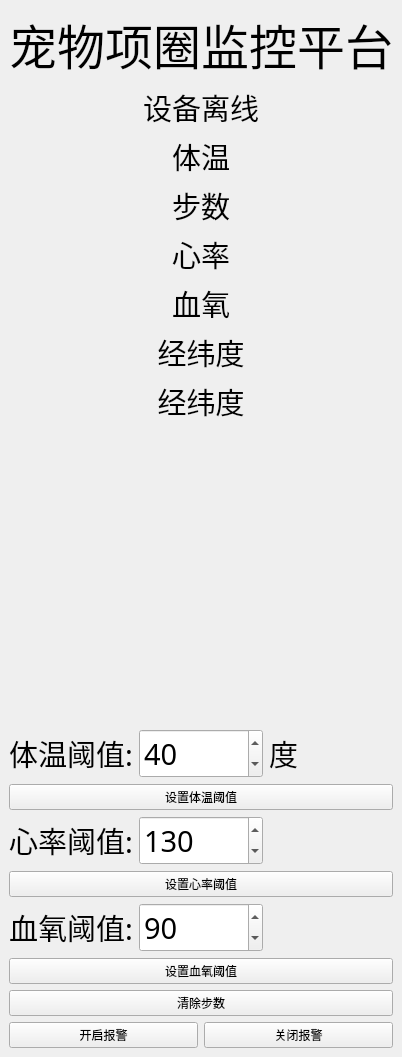
<?xml version="1.0" encoding="UTF-8"?>
<ui version="4.0">
 <class>MainWindow</class>
 <widget class="QMainWindow" name="MainWindow">
  <property name="geometry">
   <rect>
    <x>0</x>
    <y>0</y>
    <width>360</width>
    <height>634</height>
   </rect>
  </property>
  <property name="sizePolicy">
   <sizepolicy hsizetype="Expanding" vsizetype="Expanding">
    <horstretch>0</horstretch>
    <verstretch>0</verstretch>
   </sizepolicy>
  </property>
  <property name="maximumSize">
   <size>
    <width>16777215</width>
    <height>16777215</height>
   </size>
  </property>
  <property name="windowTitle">
   <string>MainWindow</string>
  </property>
  <widget class="QWidget" name="centralwidget">
   <layout class="QVBoxLayout" name="verticalLayout_5">
    <item>
     <layout class="QVBoxLayout" name="verticalLayout_4">
      <item>
       <widget class="QLabel" name="label">
        <property name="font">
         <font>
          <family>宋体</family>
          <pointsize>36</pointsize>
         </font>
        </property>
        <property name="text">
         <string>宠物项圈监控平台</string>
        </property>
        <property name="alignment">
         <set>Qt::AlignCenter</set>
        </property>
       </widget>
      </item>
     </layout>
    </item>
    <item>
     <layout class="QVBoxLayout" name="verticalLayout_6">
      <item>
       <widget class="QLabel" name="label_state">
        <property name="font">
         <font>
          <family>宋体</family>
          <pointsize>22</pointsize>
         </font>
        </property>
        <property name="text">
         <string>设备离线</string>
        </property>
        <property name="alignment">
         <set>Qt::AlignCenter</set>
        </property>
       </widget>
      </item>
     </layout>
    </item>
    <item>
     <layout class="QVBoxLayout" name="verticalLayout">
      <item>
       <widget class="QLabel" name="label_temp">
        <property name="font">
         <font>
          <family>宋体</family>
          <pointsize>22</pointsize>
         </font>
        </property>
        <property name="text">
         <string>体温</string>
        </property>
        <property name="alignment">
         <set>Qt::AlignCenter</set>
        </property>
       </widget>
      </item>
     </layout>
    </item>
    <item>
     <layout class="QHBoxLayout" name="horizontalLayout">
      <item>
       <widget class="QLabel" name="label_step_num">
        <property name="font">
         <font>
          <family>宋体</family>
          <pointsize>22</pointsize>
         </font>
        </property>
        <property name="text">
         <string>步数</string>
        </property>
        <property name="alignment">
         <set>Qt::AlignCenter</set>
        </property>
       </widget>
      </item>
     </layout>
    </item>
    <item>
     <layout class="QHBoxLayout" name="horizontalLayout_2">
      <item>
       <widget class="QLabel" name="label_heart">
        <property name="font">
         <font>
          <family>宋体</family>
          <pointsize>22</pointsize>
         </font>
        </property>
        <property name="text">
         <string>心率</string>
        </property>
        <property name="alignment">
         <set>Qt::AlignCenter</set>
        </property>
       </widget>
      </item>
     </layout>
    </item>
    <item>
     <layout class="QHBoxLayout" name="horizontalLayout_5">
      <item>
       <widget class="QLabel" name="label_spo2">
        <property name="font">
         <font>
          <family>宋体</family>
          <pointsize>22</pointsize>
         </font>
        </property>
        <property name="text">
         <string>血氧</string>
        </property>
        <property name="alignment">
         <set>Qt::AlignCenter</set>
        </property>
       </widget>
      </item>
     </layout>
    </item>
    <item>
     <layout class="QHBoxLayout" name="horizontalLayout_8">
      <item>
       <widget class="QLabel" name="label_lon">
        <property name="font">
         <font>
          <family>宋体</family>
          <pointsize>22</pointsize>
         </font>
        </property>
        <property name="text">
         <string>经纬度</string>
        </property>
        <property name="alignment">
         <set>Qt::AlignCenter</set>
        </property>
       </widget>
      </item>
     </layout>
    </item>
    <item>
     <layout class="QVBoxLayout" name="verticalLayout_3">
      <item>
       <widget class="QLabel" name="label_lat">
        <property name="font">
         <font>
          <family>宋体</family>
          <pointsize>22</pointsize>
         </font>
        </property>
        <property name="text">
         <string>经纬度</string>
        </property>
        <property name="alignment">
         <set>Qt::AlignCenter</set>
        </property>
       </widget>
      </item>
     </layout>
    </item>
    <item>
     <spacer name="verticalSpacer">
      <property name="orientation">
       <enum>Qt::Vertical</enum>
      </property>
      <property name="sizeType">
       <enum>QSizePolicy::Fixed</enum>
      </property>
      <property name="sizeHint" stdset="0">
       <size>
        <width>20</width>
        <height>300</height>
       </size>
      </property>
     </spacer>
    </item>
    <item>
     <layout class="QHBoxLayout" name="horizontalLayout_6">
      <item>
       <widget class="QLabel" name="label_2">
        <property name="font">
         <font>
          <family>宋体</family>
          <pointsize>22</pointsize>
         </font>
        </property>
        <property name="text">
         <string>体温阈值:</string>
        </property>
        <property name="alignment">
         <set>Qt::AlignRight|Qt::AlignTrailing|Qt::AlignVCenter</set>
        </property>
       </widget>
      </item>
      <item>
       <widget class="QSpinBox" name="spinBox_temp_thre">
        <property name="sizePolicy">
         <sizepolicy hsizetype="Minimum" vsizetype="Fixed">
          <horstretch>0</horstretch>
          <verstretch>0</verstretch>
         </sizepolicy>
        </property>
        <property name="font">
         <font>
          <family>宋体</family>
          <pointsize>22</pointsize>
         </font>
        </property>
        <property name="contextMenuPolicy">
         <enum>Qt::NoContextMenu</enum>
        </property>
        <property name="value">
         <number>40</number>
        </property>
       </widget>
      </item>
      <item>
       <widget class="QLabel" name="label_3">
        <property name="font">
         <font>
          <family>宋体</family>
          <pointsize>22</pointsize>
         </font>
        </property>
        <property name="text">
         <string>度</string>
        </property>
       </widget>
      </item>
     </layout>
    </item>
    <item>
     <layout class="QHBoxLayout" name="horizontalLayout_7">
      <item>
       <widget class="QPushButton" name="pushButton">
        <property name="text">
         <string>设置体温阈值</string>
        </property>
       </widget>
      </item>
     </layout>
    </item>
    <item>
     <layout class="QHBoxLayout" name="horizontalLayout_10">
      <item>
       <widget class="QLabel" name="label_5">
        <property name="font">
         <font>
          <family>宋体</family>
          <pointsize>22</pointsize>
         </font>
        </property>
        <property name="text">
         <string>心率阈值:</string>
        </property>
        <property name="alignment">
         <set>Qt::AlignRight|Qt::AlignTrailing|Qt::AlignVCenter</set>
        </property>
       </widget>
      </item>
      <item>
       <widget class="QSpinBox" name="spinBox_xinlv_thre">
        <property name="font">
         <font>
          <family>宋体</family>
          <pointsize>22</pointsize>
         </font>
        </property>
        <property name="maximum">
         <number>200</number>
        </property>
        <property name="value">
         <number>130</number>
        </property>
       </widget>
      </item>
      <item>
       <widget class="QLabel" name="label_4">
        <property name="text">
         <string/>
        </property>
       </widget>
      </item>
     </layout>
    </item>
    <item>
     <layout class="QHBoxLayout" name="horizontalLayout_9">
      <item>
       <widget class="QPushButton" name="pushButton_2">
        <property name="text">
         <string>设置心率阈值</string>
        </property>
       </widget>
      </item>
     </layout>
    </item>
    <item>
     <layout class="QHBoxLayout" name="horizontalLayout_11">
      <item>
       <widget class="QLabel" name="label_7">
        <property name="font">
         <font>
          <family>宋体</family>
          <pointsize>22</pointsize>
         </font>
        </property>
        <property name="text">
         <string>血氧阈值:</string>
        </property>
        <property name="alignment">
         <set>Qt::AlignRight|Qt::AlignTrailing|Qt::AlignVCenter</set>
        </property>
       </widget>
      </item>
      <item>
       <widget class="QSpinBox" name="spinBox_spo2_thre">
        <property name="font">
         <font>
          <family>宋体</family>
          <pointsize>22</pointsize>
         </font>
        </property>
        <property name="value">
         <number>90</number>
        </property>
       </widget>
      </item>
      <item>
       <widget class="QLabel" name="label_6">
        <property name="text">
         <string/>
        </property>
       </widget>
      </item>
     </layout>
    </item>
    <item>
     <layout class="QHBoxLayout" name="horizontalLayout_12">
      <item>
       <widget class="QPushButton" name="pushButton_3">
        <property name="text">
         <string>设置血氧阈值</string>
        </property>
       </widget>
      </item>
     </layout>
    </item>
    <item>
     <layout class="QHBoxLayout" name="horizontalLayout_3">
      <item>
       <widget class="QPushButton" name="pbtn_clear">
        <property name="text">
         <string>清除步数</string>
        </property>
       </widget>
      </item>
     </layout>
    </item>
    <item>
     <layout class="QHBoxLayout" name="horizontalLayout_4">
      <item>
       <widget class="QPushButton" name="pbtn_start_alarm">
        <property name="text">
         <string>开启报警</string>
        </property>
       </widget>
      </item>
      <item>
       <widget class="QPushButton" name="pbtn_close_alarm">
        <property name="text">
         <string>关闭报警</string>
        </property>
       </widget>
      </item>
     </layout>
    </item>
   </layout>
  </widget>
 </widget>
 <resources/>
 <connections/>
</ui>
